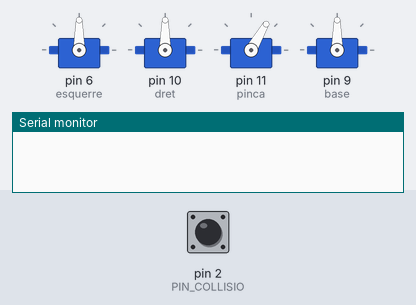
Simulated run of this sketch. Board: Arduino Uno, built with avr-gcc and run on an emulated ATmega328P. On the bench: 4 × servo, the last lines printed to the serial monitor. Inputs (shaded band) come from the test bench; at power-on: pin 2 (PIN_COLLISIO) HIGH.

Above: at 0.1 s.
At 0.9 s:
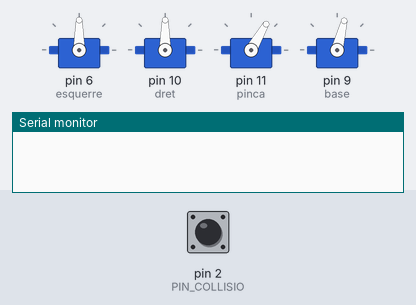
At 1.8 s:
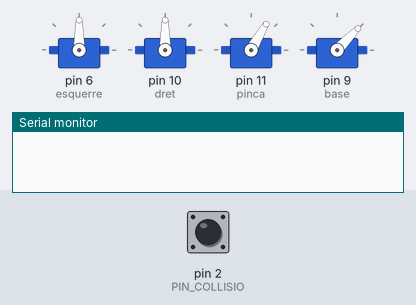
At 3.3 s:
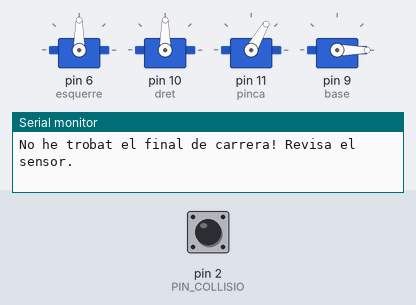
Timing chart, 0 to 4.8 s (numbered marks = the images above):
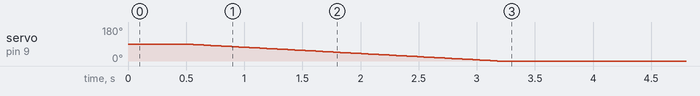

The sketch:

minim.ino
```cpp
/*
  Solucionari Repte SA6-B · Homing + sequencia segura (MINIM)
  En engegar, la base fa HOMING fins al final de carrera. Despres el brac
  repeteix una sequencia de gestos; si el sensor de col.lisio toca enmig
  de la sequencia, el brac s'ATURA i ho diu pel Monitor serie.
  Circuit: servos base=9, esquerre=6, dret=10, pinca=11 (PILES + GND comu);
           sensor de col.lisio D2 (LOW = toca).
*/

#include <Servo.h>

const int PIN_COLLISIO = 2;
Servo base, esquerre, dret, pinca;
bool aturat = false;

bool toca() {
  return digitalRead(PIN_COLLISIO) == LOW;
}

// Mou i espera, pero vigila el sensor cada 20 ms durant l'espera
void posa(int b, int e, int d, int p) {
  base.write(b);
  esquerre.write(e);
  dret.write(d);
  pinca.write(p);
  for (int i = 0; i < 25; i++) {        // 25 x 20 ms = 500 ms
    if (toca()) {
      aturat = true;
      return;
    }
    delay(20);
  }
}

void homing() {
  int angle = 90;
  base.write(angle);
  delay(500);
  while (!toca() && angle > 0) {
    angle--;
    base.write(angle);
    delay(30);
  }
  if (!toca()) {                        // guarda: sensor no trobat
    Serial.println("No he trobat el final de carrera! Revisa el sensor.");
    aturat = true;
    return;
  }
  Serial.print("Zero de la base a ");
  Serial.println(angle);
  base.write(angle + 10);               // se separa del sensor
  delay(300);
  if (toca()) {                         // si encara toca, no es pot treballar
    Serial.println("El sensor continua premut: allunya'l de la base.");
    aturat = true;
  }
}

void setup() {
  Serial.begin(9600);
  pinMode(PIN_COLLISIO, INPUT_PULLUP);
  esquerre.attach(6);
  dret.attach(10);
  pinca.attach(11);
  base.attach(9);
  esquerre.write(90);
  dret.write(90);
  pinca.write(60);
  homing();
}

void loop() {
  if (aturat) return;                   // un xoc atura el brac per sempre
  posa(60, 120, 110, 120);
  if (!aturat) posa(60, 120, 110, 60);
  if (!aturat) posa(120, 90, 90, 60);
  if (!aturat) posa(120, 90, 90, 120);
  if (aturat) Serial.println("XOC: brac aturat");
}
```
